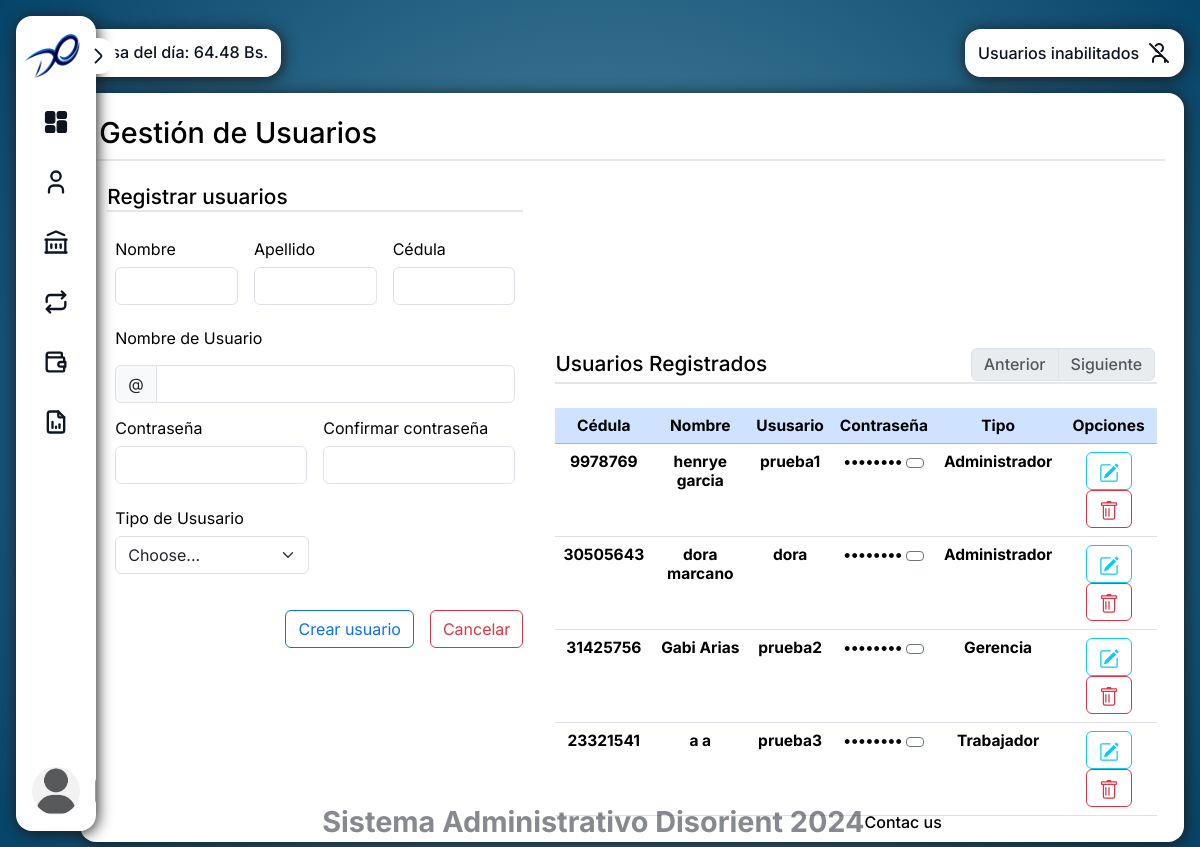
Page /view/Usuarios.php (signed in) on the committed database.
### tables this page shows
CREATE TABLE `usuario` (
  `id` int(8) NOT NULL,
  `username` varchar(255) DEFAULT NULL,
  `clave` varchar(255) DEFAULT NULL,
  `cedula` int(8) DEFAULT NULL,
  `type` varchar(255) DEFAULT NULL,
  `estado` tinyint(1) DEFAULT NULL
);

CREATE TABLE `empleados` (
  `cedula` int(8) NOT NULL,
  `nombre` varchar(255) DEFAULT NULL,
  `apellido` varchar(255) DEFAULT NULL,
  `direccion` varchar(255) DEFAULT NULL,
  `correo` varchar(255) DEFAULT NULL,
  `sexo` varchar(255) DEFAULT NULL,
  `edad` date DEFAULT NULL,
  `tlf` varchar(255) DEFAULT NULL,
  `second_tlf` varchar(255) DEFAULT NULL,
  `departamento` varchar(255) DEFAULT NULL,
  `cargo` varchar(255) DEFAULT NULL,
  `f_ingreso` date DEFAULT NULL,
  `sueldo` float DEFAULT NULL,
  `estado` tinyint(1) DEFAULT NULL
);

### PHP/CLASS/conexion_Original.php (called while the page is built, shortened)
<?php
class connect {
 private $dbhost = "localhost";
 private $dbuser = "root";
 private $dbpass = "";
 private $dbname = "disorient_3";
 public function connect_db()
	{
		$con = mysqli_connect($this->dbhost, $this->dbuser, $this->dbpass, $this->dbname);
		if 	(mysqli_connect_error())
		{
			die("Fallo la conexion a BD" . mysqli_connect_error().mysqli_connect_errno());
		}
		else {
			return	$con;
		}
	}
}

### PHP/CLASS/user_Original.php (called while the page is built, shortened)
<?php
include_once "conexion_Original.php";
class UserE extends connect
{
	public function  View()
	{
		$query="SELECT empleados.nombre, empleados.apellido, empleados.cedula, username, clave, type
				FROM usuario
				JOIN empleados ON usuario.cedula = empleados.cedula
				WHERE usuario.estado = '1'";
  		$result= $this->connect_db()->query($query);
  		$data = array();
  		while ($row = mysqli_fetch_assoc($result)) {
    	$data[] = $row;
  		}
  		return $data;
	}
}
$User = new UserE();

### View/Components/Tables/Tablas-usuarios.php (the view, shortened to what this page needs)
<?php
$elementosPorPagina = 5;
$datos = $User->View();
$totalElementos = count($datos);
$totalPaginas = ceil($totalElementos / $elementosPorPagina);
$paginaActual = isset($_GET['pagina']) ? (int)$_GET['pagina'] : 1;
$inicio = ($paginaActual - 1) * $elementosPorPagina;
$datosPagina = array_slice($datos, $inicio, $elementosPorPagina);
?>
<div class="table__information">
		<h4> Usuarios Registrados
			<nav aria-label="Page navigation">
			<ul class="pagination">
				<li class="page-item <?php if ($paginaActual == 1) echo 'disabled'; ?>">
					<a class="page-link" href="?pagina=<?php echo max(1, $paginaActual - 1); ?>" tabindex="-1">Anterior</a>
				</li>
				<li class="page-item <?php if ($paginaActual == $totalPaginas) echo 'disabled'; ?>">
					<a class="page-link" href="?pagina=<?php echo min($totalPaginas, $paginaActual + 1); ?>">Siguiente</a>
				</li>
			</ul>
			</nav>
		</h4>
    <table class="table">
        <thead class="table-primary" style="text-align: center;">
            <tr>
                <th scope="col"> Cédula </th>
                <th scope="col"> Nombre </th>
                <th scope="col"> Ususario </th>
                <th scope="col"> Contraseña </th>
                <th scope="col"> Tipo </th>
                <?php if ($_SESSION['type'] == 'Gerencia'){?>
                <th scope="col"> Opciones </th>
                <?php } ?>
            </tr>
        </thead>
        <tbody style="text-align: center;">
<?php
foreach ($datosPagina as $dato) {
    if ($dato['cedula'] == $_SESSION['id']) {
        continue;
    }
    echo '<tr>';
    echo '<th scope="col">' . $dato['cedula'] . '</th>';
    echo '<th scope="col">' . $dato['nombre'] . ' ' . $dato['apellido'] . '</th>';
    echo '<th scope="col">' . $dato['username'] . '</th>';
    echo '<th scope="col">
    <span class="clave-oculta">••••••••</span>
    <span class="clave-visible" style="display: none;">' . $dato['clave'] . '</span>';
    if ($_SESSION['type'] == 'Gerencia') {
        echo '<button type="button" class="btn btn-sm btn-outline-secondary mostrar-clave" onclick="mostrarClave(this)">
                <i class="bi bi-eye"></i>
            </button>';
    }
    echo '</th>';
    echo '<th scope="col">' . $dato['type'] . '</th>';
    if ($_SESSION['type'] == 'Gerencia') {
        echo '<th>
        <a name="btn1" class="btn btn-outline-info" onclick="cargarEmpleado(\'' . $dato['cedula'] . '\')">
        <svg xmlns="http://www.w3.org/2000/svg" width="20" height="20" fill="currentColor" class="bi bi-pencil-square" viewBox="0 0 16 16">
                    <path d="M15.502 1.94a.5.5 0 0 1 0 .706L14.459 3.69l-2-2L13.502.646a.5.5 0 0 1 .707 0l1.293 1.293zm-1.75 2.456-2-2L4.939 9.21a.5.5 0 0 0-.121.196l-.805 2.414a.25.25 0 0 0 .316.316l2.414-.805a.5.5 0 0 0 .196-.12l6.813-6.814z"/>
                    <path fill-rule="evenodd" d="M1 13.5A1.5 1.5 0 0 0 2.5 15h11a1.5 1.5 0 0 0 1.5-1.5v-6a.5.5 0 0 0-1 0v6a.5.5 0 0 1-.5.5h-11a.5.5 0 0 1-.5-.5v-11a.5.5 0 0 1 .5-.5H9a.5.5 0 0 0 0-1H2.5A1.5 1.5 0 0 0 1 2.5z"/>
                </svg>
            </a>
            <a name="btn2" class="btn btn-outline-danger" onclick="return confirmar(\'' . $dato['cedula'] . '\')">
                <svg xmlns="http://www.w3.org/2000/svg" width="20" height="20" fill="currentColor" class="bi bi-trash" viewBox="0 0 16 16">
                    <path d="M5.5 5.5A.5.5 0 0 1 6 6v6a.5.5 0 0 1-1 0V6a.5.5 0 0 1 .5-.5m2.5 0a.5.5 0 0 1 .5.5v6a.5.5 0 0 1-1 0V6a.5.5 0 0 1 .5-.5m3 .5 a.5 0 0 0-1 0v6a.5.5 0 0 0 1 0z"/>
                    <path d="M14.5 3a1 1 0 0 1-1 1H13v9a2 2 0 0 1-2 2H5a2 2 0 0 1-2-2V4h-.5a1 1 0 0 1-1-1V2a1 1 0 0 1 1-1H6a1 1 0 0 1 1-1h2a1 1 0 0 1 1 1h3.5a1 1 0 0 1 1 1zM4.118 4 4 4.059V13a1 1 0 0 0 1 1h6a1 1 0 0 0 1-1V4.059L11.882 4zM2.5 3h11V2h-11z"/>
                </svg>
            </a>
            </th>';
    }
    echo '</tr>';
}
include_once 'Components/Modals/Modal-Usuario.php';
?>

### View/Components/Header.php (shortened to what this page needs)
<?php
		include_once '../PHP/CLASS/conexion_Original.php';
		include_once '../PHP/CLASS/user_Original.php';
        $tasaDelDia = isset($_SESSION['TasaBCV']);
?>
<!DOCTYPE html>
<html lang="es">
<head>
    <link rel="stylesheet" href="../CSS/alerts.css">
    <link rel="stylesheet" href="../CSS/bootstrap.css">
    <link rel="stylesheet" href="../CSS/menu1.css">
    <link rel="stylesheet" href="../CSS/Search-box.css">
    <link rel="stylesheet" href="../CSS/struct.css">
</head>
<body class="collapsed">
<?php include_once 'menu1.php'; ?>
    <header>
        <?php
		if ($tasaDelDia !== null) { ?>
            <h5 class="BCV_Tasa"> Tasa del día: <?php echo "{$_SESSION['TasaBCV']}"; ?> Bs.</h5>
		<?php  } else{ ?>
            <h5 class="BCV_Tasa"> Tasa del día: No disponible </h5>
        <?php  include_once 'Modals/Modal-tasabcv.php'; } ?>

### View/Components/menu1.php (shortened to what this page needs)
  <nav class="sidebar">
    <div class="sidebar-top-wrapper">
      <div class="sidebar-top">
        <a href="#" class="logo__wrapper">
          <img src="../assets/img/Logo 2.3.png" alt="SAD Logo" class="logo-small">
        </a>
      </div>
      <button class="expand-btn" type="button">
        <svg width="16" height="16" viewBox="0 0 16 16" fill="none" xmlns="http://www.w3.org/2000/svg">
          <path d="M6.00979 2.72L10.3565 7.06667C10.8698 7.58 10.8698 8.42 10.3565 8.93333L6.00979 13.28"
            stroke-width="1.5" stroke-miterlimit="10" stroke-linecap="round" stroke-linejoin="round" />
        </svg>
      </button>
    </div>
<?php if ($_SESSION['type'] == 'Gerencia' || $_SESSION['type'] == 'Administrador') {
  ?>
    <div class="sidebar-links-wrapper">
      <div class="sidebar-links">
        <ul>
          <li>
            <a href="Dashboard.php" title="Dashboard" >
            </a>
          </li>
          <li>
            <a href="#Administracion" title="Administración" class="main-item">
              <svg xmlns="http://www.w3.org/2000/svg" viewBox="0 0 24 24" fill="none" stroke="currentColor" stroke-linecap="round" stroke-linejoin="round" width="24" height="24" stroke-width="2"> <path d="M8 7a4 4 0 1 0 8 0a4 4 0 0 0 -8 0"></path> <path d="M6 21v-2a4 4 0 0 1 4 -4h4a4 4 0 0 1 4 4v2"></path> </svg>
            </a>
          </li>
          <li>
            <a href="#bank-accounts" title="Nomina" class="main-item" >
            </a>
          </li>
          <li>
            <a href="#transfers" title="Transfers" class="main-item">
            </a>
          </li>
          <li>
            <a href="#wallets" title="Prestamos" class="main-item">
            </a>
          </li>
          <li>
            <a href="Recibos.php" title="Recibos"  class="main-item">
            </a>
          </li>
<?php } ?>
        </ul>
      </div>
    </div>
    <div class="sidebar__profile">
      <div class="avatar__wrapper">
        <img class="avatar" src="../assets/img/user_image.png" alt="user Picture">
      </div>
      <a href="../PHP/logout.php" class="logout">
      </a>
    </div>
  </nav>

### View/Usuarios.php (shortened to what this page needs)
<?php include_once 'Components/Header.php';?>
    <a onclick="openModal()" class="btn btn-danger"> Usuarios inabilitados
	</a>
</header>
    <main>
        <form id="form" method="post" class="empleados needs-validation" novalidate>
            <div class="block Name">
                <h2> Gestión de Usuarios </h2>
        </div>
        <div class="block form-1">
            <h4> Registrar usuarios</h4>
            <div class="empleados__content" style="display: flex; gap: 1rem;">
                <div>
                    <label for="nombre" class="form-label">Nombre</label>
                    <input type="text" class="form-control" id="nombre" name="nombre" required
                    oninput="this.value = this.value.replace(/[^a-zA-Z]/g, '')" readonly>
                </div>
                <div>
                    <label for="apellido" class="form-label">Apellido</label>
                    <input type="text" class="form-control" id="apellido" name="apellido" required
                    oninput="this.value = this.value.replace(/[^a-zA-Z]/g, '')" readonly>
                </div>
                <div>
                    <label for="cedula" class="form-label">Cédula</label>
                    <input type="text" class="form-control" id="cedula"
                    name="cedula"
                    required
                    pattern="\d{8}" maxlength="8"
                    oninput="this.value = this.value.replace(/[^0-9]/g, '');"
                    onkeyup="buscarUsuario(this.value)">
                </div>
            </div>
            <div class="empleados__content">
                <label for="validationCustomUsername" class="form-label">Nombre de Usuario</label>
                <div class="input-group has-validation">
                    <span class="input-group-text" id="inputGroupPrepend">@</span>
                    <input type="text" class="form-control" id="validationCustomUsername" aria-describedby="inputGroupPrepend"
                    name="username" id="username" required>
                </div>
            </div>
            <div class="empleados__content" style="display: flex; gap: 1rem;">
                <div class="a1">
                    <label for="pass" class="form-label">Contraseña</label>
                    <input type="password" class="form-control" name="pass" id="pass" required>
                </div>
                <div class="a1">
                    <label for="passconfirm" class="form-label">Confirmar contraseña</label>
                    <input type="password" class="form-control" id="passconfirm" name="passconfirm" required>
                </div>
            </div>
            <div class="empleados__content">
                <div class="a2">
                    <label for="validationCustom04" class="form-label">Tipo de Ususario</label>
                    <select class="form-select" id="validationCustom04" name="tipo" required>
                        <option selected disabled value="">Choose...</option>
                    </select>
                </div>
            </div>
            <div class="col-12">
                <button class="btn btn-outline-primary" type="button" onclick="Guardar()">Crear usuario</button>
                <button class="btn btn-outline-danger" type="reset">Cancelar</button>
            </div>
        </div>
        <div class="block indicator">
        </div>
        <div class="block info">
        <?php include_once 'Components/Tables/Tablas-usuarios.php';?>
    </main>
<?php include_once 'Components/Footer.php';?>

### View/Components/Modals/Modal-Usuario.php (shortened to what this page needs)
</form>

### View/Components/Footer.php
    <footer>
        <h6 class="info"> Sistema Administrativo Disorient 2024 </h6>
        <h6>Contac us</h6>
    </footer>
</body>
</html>

### CSS/alerts.css (style rules this page uses)
:root { --notification-background: #313e2c; --notification-primary: #aaec8a; --background: #0d110e; }

### CSS/menu1.css (style rules this page uses)
.sidebar { position: relative; top: 0; left: 0; height: 100%; border-radius: 1rem; user-select: none; max-width: 18rem; min-width: 4.5rem; display: flex; color: var(--white); flex-direction: column; background: var(--sidebar-bg); transition: max-width 0.2s ease-in-out; z-index: 2; box-shadow: 1px 2px .9rem var(--primary-color); }
body.collapsed .sidebar { max-width: 5rem; display: flex; }
.sidebar-top-wrapper { position: relative; display: flex; }
.sidebar-top { display: flex; align-items: start; justify-content: center; flex-direction: column; overflow: hidden; height: 4rem; padding: 1rem; padding-top: 2rem; }
.logo__wrapper { display: flex; align-items: center; color: var(--text-link); padding-left: 0.2rem; font-weight: 700; text-decoration: none; font-size: 1.35rem; gap: 0.75rem; }
.logo-small { height: 4rem; width: 4rem; margin-left: -15px; border-radius: 0.4rem; padding: 0.25rem; overflow: hidden; object-fit: cover; }
.sidebar-links-wrapper { overflow: hidden; padding: 1rem; position: relative; }
body.collapsed .sidebar-links-wrapper { overflow: hidden; }
.sidebar-links ul { list-style-type: none; display: flex; row-gap: 0.5rem; flex-direction: column; }
.sidebar-links li { color: var(--text-link); min-width: 3rem; }
.sidebar-links li svg { stroke: var(--text-link); width: 1.75rem; height: 1.75rem; min-width: 1.75rem; }
.sidebar-links li a { color: var(--text-link); width: 100%; padding: 0 0.6rem; font-size: 1.25rem; display: flex; gap: 0.75rem; border-radius: 0.75rem; justify-content: start; align-items: center; min-height: 3.25rem; text-decoration: none; transition: background 0.2s ease-in-out; }
.sidebar__profile { display: flex; padding: 1rem; align-items: center; gap: 0.75rem; flex-direction: row; color: var(--text-link); overflow: hidden; min-height: 4rem; margin-top: auto; }
.avatar__wrapper { position: relative; display: flex; }
.avatar { display: block; object-fit: cover; height: 3rem; width: 3rem; cursor: pointer; border-radius: 50%; transition: all 0.2s ease-in-out; }
.expand-btn { position: absolute; display: grid; place-items: center; cursor: pointer; background: var( --sidebar-bg); z-index: 2; border: 1px solid var( --border-color); right: -1.25rem; top: 1.40rem; width: 2.25rem; height: 2.25rem; border-radius: 50%; }
.expand-btn svg { transform: rotate(-180deg); stroke: var(--text-link); width: 1.25rem; height: 1.25rem; }
body.collapsed .expand-btn svg { transform: rotate(-360deg); }
.sidebar__profile .logout { margin-left: auto; height: 2.25rem; width: 2.25rem; cursor: pointer; stroke: var(--logout); }

### CSS/Search-box.css (style rules this page uses)
:root { --bg: #F0F0F0; --input-bg: white; --text-search: #27292B; --item-hover: #f6f6f6; }
button { background: transparent; border: 0; outline: 0; }
input { flex: 1; max-height: 2.5rem; border: 0; outline: 0; font-size: 1rem; color: var(--text-search); }
input::placeholder { color: var(--text-search); opacity: 50%; }

### rows in the picture
usuario: cedula.cedula "9978769", cedula.nombre "henrye", cedula.apellido "garcia", username "prueba1", type "Administrador"
usuario: cedula.cedula "30505643", cedula.nombre "dora", cedula.apellido "marcano", username "dora", type "Administrador"
usuario: cedula.cedula "31425756", cedula.nombre "Gabi", cedula.apellido "Arias", username "prueba2", type "Gerencia"
usuario: cedula.cedula "23321541", cedula.nombre "a", cedula.apellido "a", username "prueba3", type "Trabajador"

### other values in the picture
$_SESSION['TasaBCV'] "64.48"
